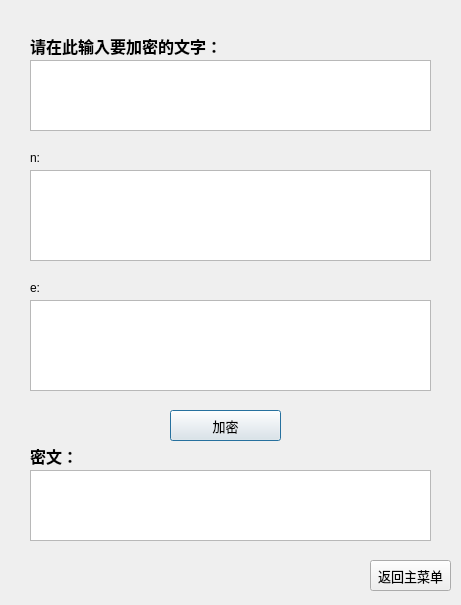
<?xml version="1.0" encoding="UTF-8"?>
<ui version="4.0">
 <class>Dialog</class>
 <widget class="QDialog" name="Dialog">
  <property name="geometry">
   <rect>
    <x>0</x>
    <y>0</y>
    <width>461</width>
    <height>605</height>
   </rect>
  </property>
  <property name="windowTitle">
   <string>加密</string>
  </property>
  <widget class="QTextEdit" name="plainTtext">
   <property name="geometry">
    <rect>
     <x>30</x>
     <y>60</y>
     <width>401</width>
     <height>71</height>
    </rect>
   </property>
   <property name="html">
    <string>&lt;!DOCTYPE HTML PUBLIC &quot;-//W3C//DTD HTML 4.0//EN&quot; &quot;http://www.w3.org/TR/REC-html40/strict.dtd&quot;&gt;
&lt;html&gt;&lt;head&gt;&lt;meta name=&quot;qrichtext&quot; content=&quot;1&quot; /&gt;&lt;style type=&quot;text/css&quot;&gt;
p, li { white-space: pre-wrap; }
&lt;/style&gt;&lt;/head&gt;&lt;body style=&quot; font-family:'.AppleSystemUIFont'; font-size:13pt; font-weight:400; font-style:normal;&quot;&gt;
&lt;p style=&quot;-qt-paragraph-type:empty; margin-top:0px; margin-bottom:0px; margin-left:0px; margin-right:0px; -qt-block-indent:0; text-indent:0px; font-family:'SimSun'; font-size:9pt;&quot;&gt;&lt;br /&gt;&lt;/p&gt;&lt;/body&gt;&lt;/html&gt;</string>
   </property>
  </widget>
  <widget class="QLabel" name="label">
   <property name="geometry">
    <rect>
     <x>30</x>
     <y>30</y>
     <width>191</width>
     <height>31</height>
    </rect>
   </property>
   <property name="font">
    <font>
     <family>微软雅黑</family>
     <pointsize>12</pointsize>
     <weight>75</weight>
     <bold>true</bold>
    </font>
   </property>
   <property name="text">
    <string>请在此输入要加密的文字：</string>
   </property>
  </widget>
  <widget class="QLabel" name="label_2">
   <property name="geometry">
    <rect>
     <x>30</x>
     <y>445</y>
     <width>61</width>
     <height>21</height>
    </rect>
   </property>
   <property name="font">
    <font>
     <family>微软雅黑</family>
     <pointsize>12</pointsize>
     <weight>75</weight>
     <bold>true</bold>
    </font>
   </property>
   <property name="text">
    <string>密文：</string>
   </property>
  </widget>
  <widget class="QPushButton" name="pushButtonEn">
   <property name="geometry">
    <rect>
     <x>170</x>
     <y>410</y>
     <width>111</width>
     <height>31</height>
    </rect>
   </property>
   <property name="font">
    <font>
     <family>微软雅黑</family>
     <pointsize>10</pointsize>
    </font>
   </property>
   <property name="text">
    <string>加密</string>
   </property>
  </widget>
  <widget class="QPushButton" name="pushButtonBc">
   <property name="geometry">
    <rect>
     <x>370</x>
     <y>560</y>
     <width>81</width>
     <height>31</height>
    </rect>
   </property>
   <property name="font">
    <font>
     <family>微软雅黑</family>
     <pointsize>10</pointsize>
    </font>
   </property>
   <property name="text">
    <string>返回主菜单</string>
   </property>
  </widget>
  <widget class="QTextBrowser" name="cipherTextBrowser">
   <property name="geometry">
    <rect>
     <x>30</x>
     <y>470</y>
     <width>401</width>
     <height>71</height>
    </rect>
   </property>
  </widget>
  <widget class="QLabel" name="label_3">
   <property name="geometry">
    <rect>
     <x>30</x>
     <y>150</y>
     <width>60</width>
     <height>16</height>
    </rect>
   </property>
   <property name="text">
    <string>n:</string>
   </property>
  </widget>
  <widget class="QTextEdit" name="pubN">
   <property name="geometry">
    <rect>
     <x>30</x>
     <y>170</y>
     <width>401</width>
     <height>91</height>
    </rect>
   </property>
  </widget>
  <widget class="QTextEdit" name="pubE">
   <property name="geometry">
    <rect>
     <x>30</x>
     <y>300</y>
     <width>401</width>
     <height>91</height>
    </rect>
   </property>
  </widget>
  <widget class="QLabel" name="label_4">
   <property name="geometry">
    <rect>
     <x>30</x>
     <y>280</y>
     <width>60</width>
     <height>16</height>
    </rect>
   </property>
   <property name="text">
    <string>e:</string>
   </property>
  </widget>
 </widget>
 <resources/>
 <connections/>
</ui>
